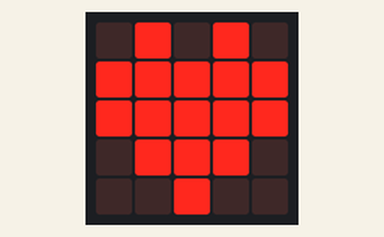
Recording of a program running on a simulated BBC micro:bit (MakeCode). On the bench: the board's 5×5 LED display.

Above: at 0.1 s.
At 1.8 s:
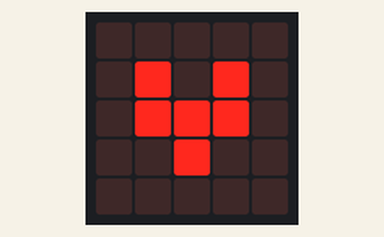
At 2.9 s:
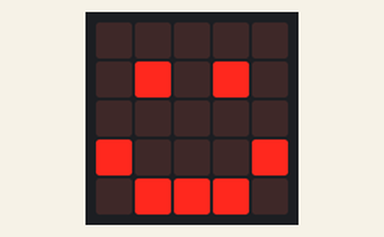

The program:

main.ts
```typescript
basic.showIcon(IconNames.Heart)
basic.forever(function on_forever() {
    basic.showIcon(IconNames.Heart)
    basic.pause(500)
    basic.showIcon(IconNames.SmallHeart)
    basic.pause(500)
    basic.showIcon(IconNames.Happy)
    basic.pause(500)
})
```

test.ts
```typescript
// aquí va el archivo "tests"; esto no se compilará cuando este paquete se utilice como una extensión.
```

Measured:
- by itself, everything shown: repeats every 3.3 s, in 3 steps
- what the display in image 1 shows lasts 1.1 s, from 1.7 s to 2.8 s
